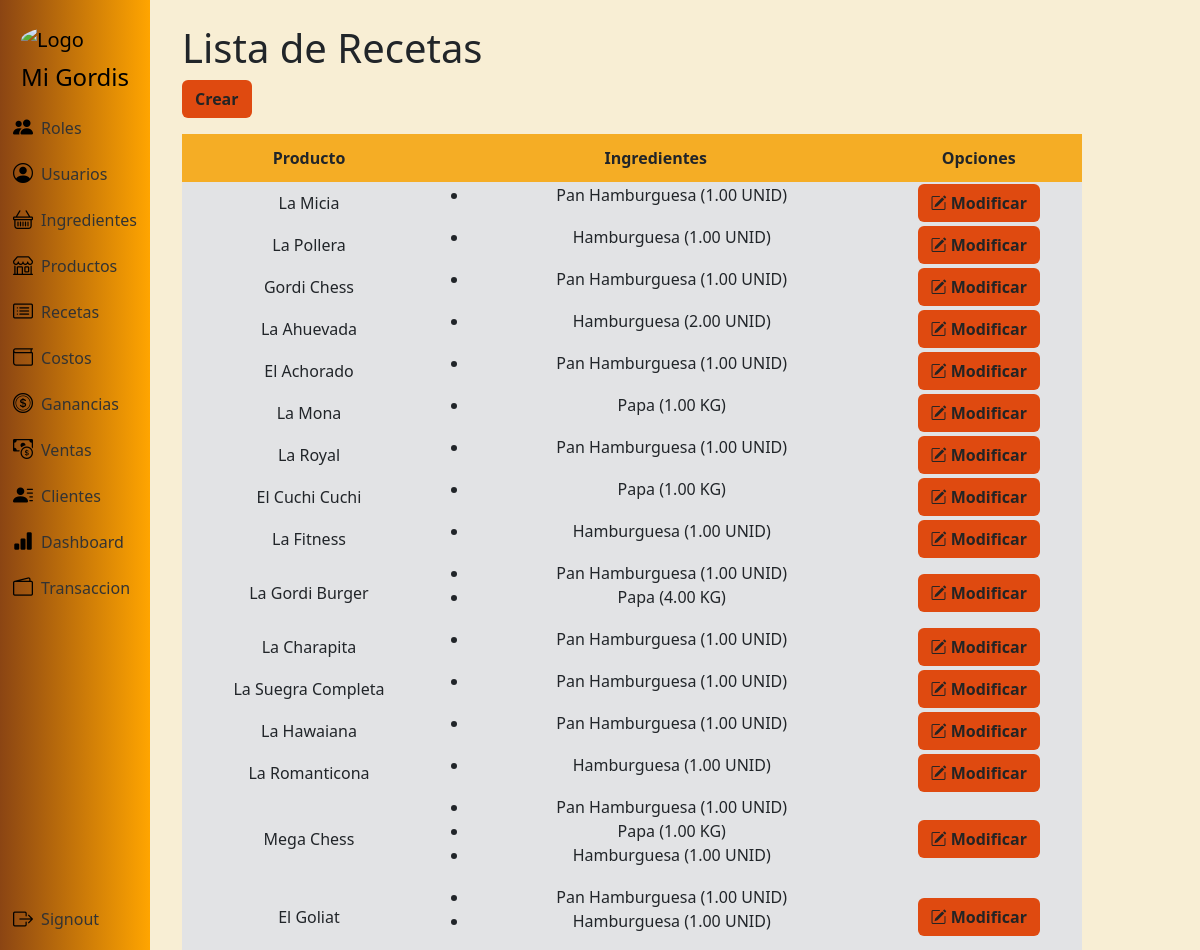
Page /recetas/ (signed in) on the committed database.
### app/models.py (models this page shows, shortened)
class Receta(models.Model):
    producto = models.ForeignKey(Producto, on_delete=models.CASCADE)
    ingredientes = models.ManyToManyField(Ingrediente, through='RecetaIngrediente')

class Producto(models.Model):
    id_producto = models.AutoField(primary_key=True)
    nombre_producto = models.CharField(max_length=100)
    descripcion = models.TextField(blank=True, null=True)

class Ingrediente(models.Model):
    id_ingrediente = models.AutoField(primary_key=True)
    nombre_ingrediente = models.CharField(max_length=100)
    cantidad = models.DecimalField(max_digits=10, decimal_places=2)
    unidad = models.CharField(max_length=10)
    precio_ingrediente = models.DecimalField(max_digits=10, decimal_places=2)
    estado_ingrediente = models.BooleanField(default=True)

class RecetaIngrediente(models.Model):
    receta = models.ForeignKey(Receta, on_delete=models.CASCADE)
    ingrediente = models.ForeignKey(Ingrediente, on_delete=models.CASCADE)
    cantidad = models.DecimalField(max_digits=10, decimal_places=2)
    unidad = models.ForeignKey(UnidadesMedida, on_delete=models.CASCADE)

class UnidadesMedida(models.Model):
    id = models.AutoField(primary_key=True)
    nombre = models.CharField(max_length=50)

### app/views.py (the view)
# urls.py: path('recetas/', views.recetas, name='recetas'),
@login_required
def recetas(request):
    recetas = Receta.objects.all()
    recetas_con_ingredientes = []
    for receta in recetas:
        ingredientes_info = []
        for ingrediente in receta.ingredientes.all():
            receta_ingrediente = receta.recetaingrediente_set.get(ingrediente=ingrediente)
            ingredientes_info.append({
                'nombre': ingrediente.nombre_ingrediente,
                'cantidad': receta_ingrediente.cantidad,
                'unidad': receta_ingrediente.unidad.nombre
            })
        recetas_con_ingredientes.append({
            'receta': receta,
            'ingredientes': ingredientes_info
        })
    contexto = {'recetas_con_ingredientes': recetas_con_ingredientes}
    return render(request, 'receta/recetas.html', contexto)

### app/templates/receta/recetas.html
{% extends 'layouts/base.html' %}
{% block content %}
<h1>Lista de Recetas</h1>
<a class="btn btn-color fw-bold mb-3" href="{% url 'receta_crear' %}" role="button">Crear</a>
<table class="tb">
  <thead class="encabezado-tabla fw-bold">
    <tr>
      <th>Producto</th>
      <th>Ingredientes</th>
      <th>Opciones</th>
    </tr>
  </thead>
  <tbody class="bg-secondary-subtle">
    {% for item in recetas_con_ingredientes %}
    <tr>
        <td>{{ item.receta.producto.nombre_producto }}</td>
        <td>
            <ul>
            {% for ingrediente in item.ingredientes %}
                <li class="lista-receta">{{ ingrediente.nombre }} ({{ ingrediente.cantidad }} {{ ingrediente.unidad }})</li>
            {% endfor %}
            </ul>
        </td>
        <td>
          <a class="btn btn-color btn-m fw-bold" href="{% url 'receta_modificar' item.receta.id %}" role="button">
            <i class="bi bi-pencil-square"></i>
            Modificar
          </a>
        </td>
    </tr>
    {% endfor %}
  </tbody>
</table>
{% endblock %}

### app/static/css/styles.css (style rules this page uses)
.tb { width: 900px; text-align: center; }
.encabezado-tabla { background-color: #f5ad25; height: 3em; }
.btn-color { background-color: #df4a10; color: #242424; }

### app/templates/layouts/base.html (style rules this page uses)
html, body { height: 100%; margin: 0; padding: 0; }
body { background-color: #f8eed4; background-size: cover; background-repeat: no-repeat; background-position: center; background-attachment: fixed; padding-left: 170px; }

### rows in the picture
Receta: receta.producto.nombre_producto "La Micia"
Ingrediente: nombre "Pan Hamburguesa" "Pan Hamburguesa" "Pan Hamburguesa" "Pan Hamburguesa" "Pan Hamburguesa" "Pan Hamburguesa" "Pan Hamburguesa" "Pan Hamburguesa" "Pan Hamburguesa" "Pan Hamburguesa"
RecetaIngrediente: cantidad "1.00"
UnidadesMedida: unidad "UNID" "UNID" "UNID" "UNID" "UNID" "UNID" "UNID" "UNID" "UNID" "UNID" "UNID" "UNID" "UNID" "UNID" "UNID" "UNID"
Receta: receta.producto.nombre_producto "La Pollera"
Ingrediente: nombre "Hamburguesa" "Hamburguesa" "Hamburguesa" "Hamburguesa" "Hamburguesa" "Hamburguesa"
RecetaIngrediente: cantidad "1.00"
Receta: receta.producto.nombre_producto "Gordi Chess"
RecetaIngrediente: cantidad "1.00"
Receta: receta.producto.nombre_producto "La Ahuevada"
RecetaIngrediente: cantidad "2.00"
Receta: receta.producto.nombre_producto "El Achorado"
RecetaIngrediente: cantidad "1.00"
Receta: receta.producto.nombre_producto "La Mona"
Ingrediente: nombre "Papa" "Papa" "Papa" "Papa"
RecetaIngrediente: cantidad "1.00"
UnidadesMedida: unidad "KG" "KG" "KG" "KG"
Receta: receta.producto.nombre_producto "La Royal"
RecetaIngrediente: cantidad "1.00"
Receta: receta.producto.nombre_producto "El Cuchi Cuchi"
RecetaIngrediente: cantidad "1.00"
Receta: receta.producto.nombre_producto "La Fitness"
RecetaIngrediente: cantidad "1.00"
Receta: receta.producto.nombre_producto "La Gordi Burger"
RecetaIngrediente: cantidad "1.00"
RecetaIngrediente: cantidad "4.00"
Receta: receta.producto.nombre_producto "La Charapita"
RecetaIngrediente: cantidad "1.00"
Receta: receta.producto.nombre_producto "La Suegra Completa"
RecetaIngrediente: cantidad "1.00"
Receta: receta.producto.nombre_producto "La Hawaiana"
RecetaIngrediente: cantidad "1.00"
Receta: receta.producto.nombre_producto "La Romanticona"
RecetaIngrediente: cantidad "1.00"
Receta: receta.producto.nombre_producto "Mega Chess"
RecetaIngrediente: cantidad "1.00"
RecetaIngrediente: cantidad "1.00"
RecetaIngrediente: cantidad "1.00"
Receta: receta.producto.nombre_producto "El Goliat"
RecetaIngrediente: cantidad "1.00"
RecetaIngrediente: cantidad "1.00"
